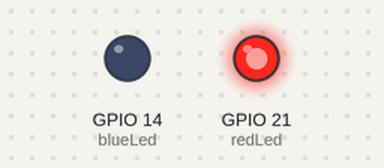
The program below on a simulated Raspberry Pi (BCM pin numbers). On the bench: output pins drawn as LEDs (lit = HIGH). At 18.0 s the program stops and its outputs stay as they are.

Above: at 1.0 s.
At 2.5 s:
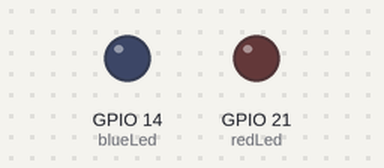
At 4.0 s:
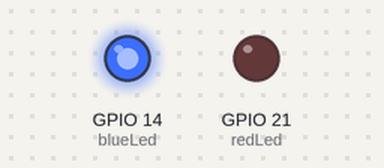
Timing chart, 0 to 7.8 s (numbered marks = the images above):
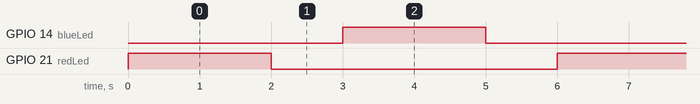

Measured:
- by itself, GPIO 14 (blueLed), GPIO 21 (redLed): alternates HIGH for 2.0 s and LOW for 4.0 s
- by itself, everything shown: repeats every 6.0 s, in 4 steps

The program:

led-on-off-loop.py
```python
from gpiozero import LED
import time
# Write your program below

onPeriod = 2
offPeriod = 1

redLed = LED(21)
blueLed = LED(14)

for x in range(3):
    redLed.on()
    time.sleep(onPeriod)
    redLed.off()
    time.sleep(offPeriod)
    blueLed.on()
    time.sleep(onPeriod)
    blueLed.off()
    time.sleep(offPeriod)
```
